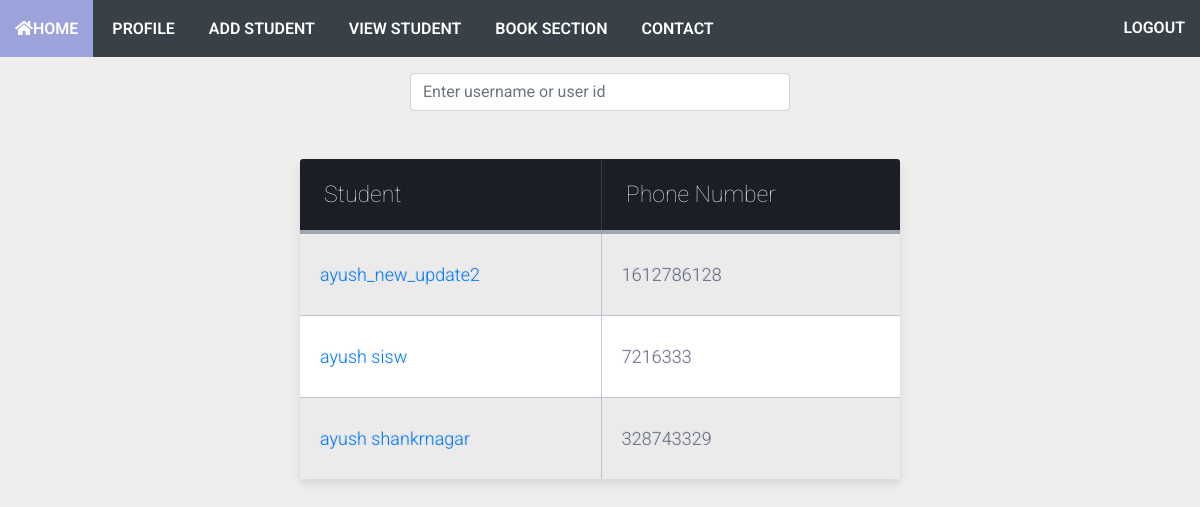
/viewStudent/ (signed in), run on the app's committed database.
### main/models.py (models this page shows, shortened)
class Customer(models.Model):#Here customer is the student
    name = models.CharField(max_length= 1000,blank= False,null= True)
    phone_no = models.IntegerField(null= True,blank= False)
    image = models.ImageField(null = True)

### main/views.py (the view, shortened to what this page needs)
# urls.py: path('viewStudent/',views.viewStudent,name= "viewStudent"),
@login_required
def viewStudent(request):
    if request.user.type_user.is_librarian:
        all_student = Customer.objects.all()
        message = None
        return render(request,'viewStudent.html',{'message':message,'all_student':all_student})

### templates/viewStudent.html (shortened to what this page needs)
{% extends 'librarian_base.html' %}
{% block librarian_body %}
{% load static %}
<link rel="stylesheet" href="{% static 'table.css' %}">
<center>
    <form action="{% url 'main:viewStudent' %}" method="POST">
    <div class="row mb-2">
        <div class="col-lg-4 offset-md-4 mt-3">
            <div class="input-group">
                <input type="text" class="form-control" name="text_val" placeholder="Enter username or user id" />
            </div>
        </div>
    </div>
</form>
    <table class="table-fill  m-5 " >
        <thead>
        <tr>
        <th class="text-left">Student</th>
        <th class="text-left">Phone Number</th>
        </tr>
        </thead>
        <tbody class="table-hover" id="myTableRow">
            {% for student in all_student %}
            <tr>
                <td><a href="{% url 'main:student_profile' student_id=student.id %}" class="text-primary">{{student.name}}</a></td>
                <td>{{student.phone_no}}</td>
            </tr>
            {% endfor %}
        </tbody>
    </table>
</center>
{% endblock librarian_body %}

### static/base1.css (style rules this page uses)
*,html,body,div,dl,dt,dd,ul,ol,li,h1,h2,h3,h4,h5,h6,pre,form,label,fieldset,input,p,blockquote,th,td { margin: 0; padding: 0; }
* { -webkit-box-sizing: border-box; -moz-box-sizing: border-box; box-sizing: border-box; }
html { -webkit-font-smoothing: antialiased; }
a { color: #BA0707; text-decoration: none; }
body { background: #e5e5e5; color: #374147; font: 14px "Open Sans",Helvetica,Arial,sans-serif; -webkit-font-smoothing: antialiased; line-height: 1; width: 100%; }

### static/table.css (style rules this page uses)
body { background-color: #eeeeee; font-family: "Roboto", helvetica, arial, sans-serif; font-size: 16px; font-weight: 400; text-rendering: optimizeLegibility; }
.table-fill { background: white; border-radius:3px; border-collapse: collapse; height: 320px; margin: auto; max-width: 600px; padding:5px; width: 100%; box-shadow: 0 5px 10px rgba(0, 0, 0, 0.1); animation: float 5s infinite; }
th { color:#D5DDE5;; background:#1b1e24; border-bottom:4px solid #9ea7af; border-right: 1px solid #343a45; font-size:23px; font-weight: 100; padding:24px; text-align:left; text-shadow: 0 1px 1px rgba(0, 0, 0, 0.1); vertical-align:middle; }
th:first-child { border-top-left-radius:3px; }
th:last-child { border-top-right-radius:3px; border-right:none; }
tr { border-top: 1px solid #C1C3D1; border-bottom-: 1px solid #C1C3D1; color:#666B85; font-size:16px; font-weight:normal; text-shadow: 0 1px 1px rgba(256, 256, 256, 0.1); }
tr:first-child { border-top:none; }
tr:last-child { border-bottom:none; }
tr:nth-child(odd) td { background:#EBEBEB; }
tr:last-child td:first-child { border-bottom-left-radius:3px; }
tr:last-child td:last-child { border-bottom-right-radius:3px; }
td { background:#FFFFFF; padding:20px; text-align:left; vertical-align:middle; font-weight:300; font-size:18px; text-shadow: -1px -1px 1px rgba(0, 0, 0, 0.1); border-right: 1px solid #C1C3D1; }
td:last-child { border-right: 0px; }
th.text-left { text-align: left; }

### data on the page
Customer: name "ayush_new_update2", phone_no "1612786128"
Customer: name "ayush sisw", phone_no "7216333"
Customer: name "ayush shankrnagar", phone_no "328743329"
